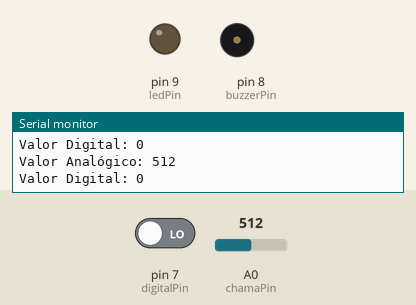
This sketch was run on a simulated Arduino Uno, built with avr-gcc and run on an emulated ATmega328P. On the bench: output pins drawn as LEDs (lit = HIGH), buzzer (waves = sounding, pin HIGH), the last lines printed to the serial monitor. Dashed ring = blinking. The test bench sets the inputs (shaded band); at power-on: pin 7 (digitalPin) LOW, A0 (chamaPin) = 512.

Above: at 1.8 s.
1.9 s: pin 7 (digitalPin) driven HIGH
At 2.4 s:
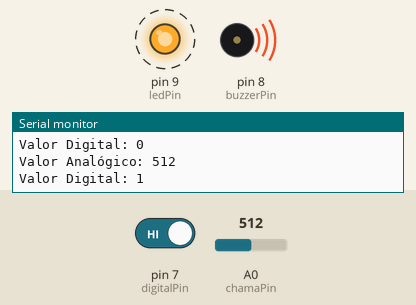
5.5 s: pin 7 (digitalPin) driven LOW
At 7.3 s:
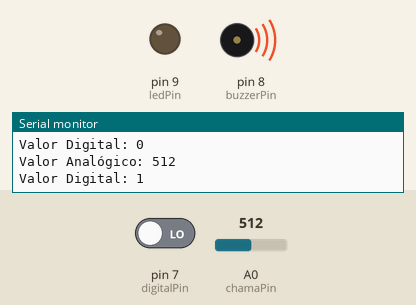
Timing chart, 0 to 9.5 s (numbered marks = the images above; inputs shaded):
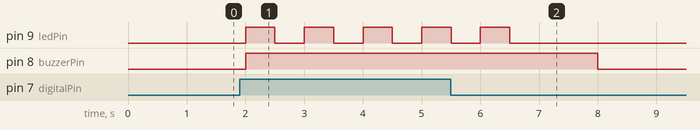

Measured:
- after the input at 1.9 s, pin 9 (ledPin): alternates HIGH for 0.50 s and LOW for 0.50 s, starting after 0.10 s; pin 8 (buzzerPin): LOW → HIGH after 0.10 s
- after the input at 5.5 s, pin 9 (ledPin): goes on until 6.5 s, then stays LOW; pin 8 (buzzerPin): HIGH → LOW after 2.5 s

The sketch:

UTRASSOON.ino
```cpp
const int chamaPin = A0;  // Pino analógico para a saída do sensor de chama
const int buzzerPin = 8; // Pino digital para o buzzer
const int ledPin = 9;    // Pino digital para o LED
const int digitalPin = 7; // Pino digital para a saída digital do sensor de chama

void setup() {
  pinMode(chamaPin, INPUT);
  pinMode(buzzerPin, OUTPUT);
  pinMode(ledPin, OUTPUT);
  pinMode(digitalPin, INPUT);
  Serial.begin(9600);
}

void loop() {
  int valorAnalogico = analogRead(chamaPin);
  int valorDigital = digitalRead(digitalPin);

  Serial.print("Valor Analógico: ");
  Serial.println(valorAnalogico);
  Serial.print("Valor Digital: ");
  Serial.println(valorDigital);

  // Se o sensor de chama detectar fogo
  if (valorDigital == HIGH) {
    acionarAlarme();
  } else {
    desativarAlarme();
  }

  delay(1000); // Aguarda 1 segundo entre as leituras
}

void acionarAlarme() {
  digitalWrite(buzzerPin, HIGH);
  piscarLed();
}

void desativarAlarme() {
  digitalWrite(buzzerPin, LOW);
  digitalWrite(ledPin, LOW);
}

void piscarLed() {
  for (int i = 0; i < 5; i++) {
    digitalWrite(ledPin, HIGH);
    delay(500);
    digitalWrite(ledPin, LOW);
    delay(500);
  }
}
```
